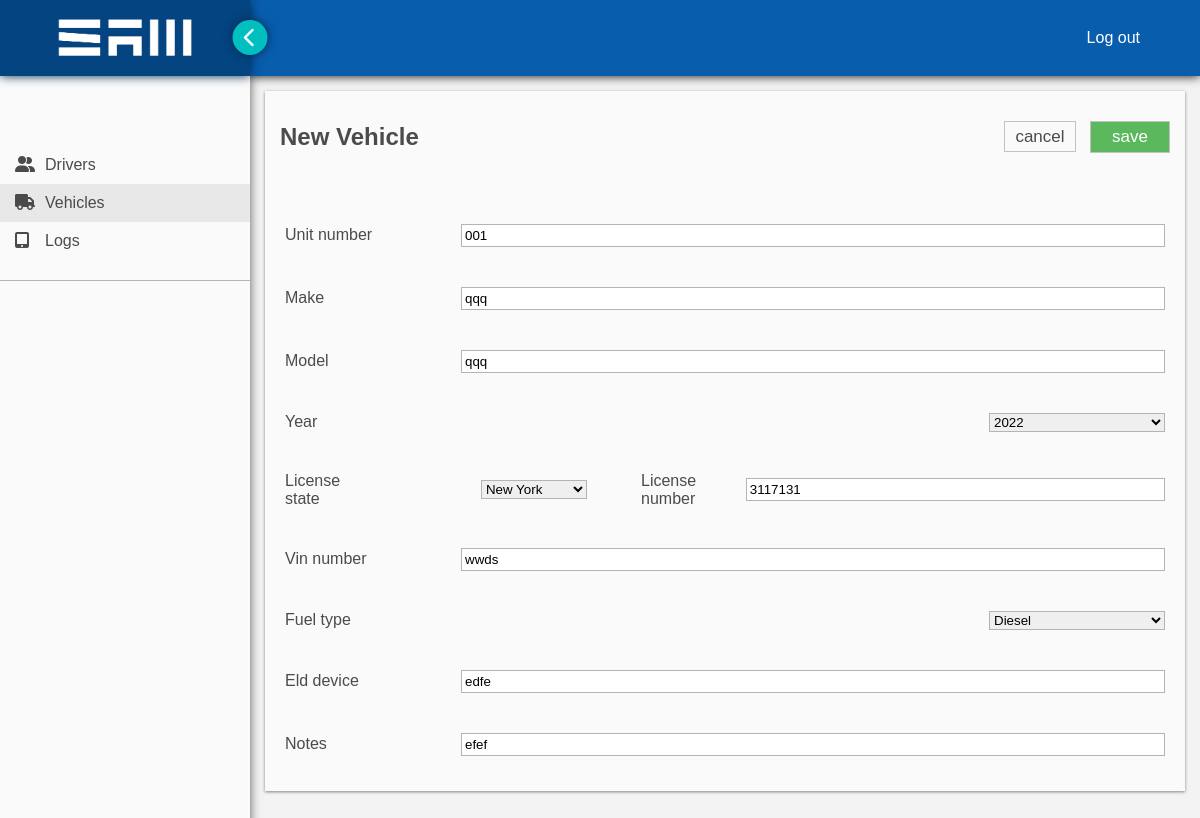
Page /edit-vehicle/1 on the committed database.
### sameld/models.py (models this page shows, shortened)
class Vehicle(models.Model):
    unit_number = models.CharField(max_length=10, unique=True)
    make = models.CharField(max_length=15, blank=True, null=True)
    model = models.CharField(max_length=20, blank=True, null=True)
    year = models.CharField(max_length=2, choices=YEARS, default='22')
    license_state = models.CharField(max_length=2, choices=STATES, default='NY')
    license_number = models.CharField(max_length=20, null=True)
    vin_number = models.CharField(max_length=20, blank=True, null=True)
    fuel_type = models.CharField(max_length=2, choices=FUEL_TYPE, default='di')
    eld_device = models.CharField(max_length=16, blank=True, null=True)
    notes = models.CharField(max_length=255, blank=True, null=True)
    is_active = models.BooleanField(default=1)

### sameld/views.py (the view)
# urls.py: path('edit-vehicle/<int:id>', views.edit_vehicle, name='edit-vehicle'),
def edit_vehicle(request, id):
    vehicle = Vehicle.objects.get(id=id)
    vehicle_form = VehicleForm(instance=vehicle)
    if request.method == 'POST':
        vehicle_form = VehicleForm(request.POST, instance=vehicle)
        if vehicle_form.is_valid():
            vehicle_form.save()
            return redirect('vehicles')
    context = {
        'vehicle_form': vehicle_form,
        'category': 'vehicles',
    }
    return render(request, 'new-vehicle.html', context)

### sameld/forms.py
class VehicleForm(ModelForm):
    class Meta:
        model = Vehicle
        fields = '__all__'

### sameld/templates/new-vehicle.html (shortened to what this page needs)
{% extends 'main.html' %}{% load static %} {% block content %}
<link rel="stylesheet" href="{% static 'styles/new-vehicle.css' %}" />
<div class="container">
  <form action="" method="POST">
    <div class="row">
      <h2>New Vehicle</h2>
      <div class="buttons">
        <a href="{% url 'vehicles'%}">cancel</a>
        <input type="submit" value="save" />
      </div>
    </div>
    <br />
    <br />
    <div class="line"><label for=""> {{vehicle_form.unit_number.label}} </label>{{vehicle_form.unit_number}}</div>
    <div class="line"><label for=""> {{vehicle_form.make.label}} </label>{{vehicle_form.make}}</div>
    <div class="line"><label for=""> {{vehicle_form.model.label}} </label>{{vehicle_form.model}}</div>
    <div class="line"><label for=""> {{vehicle_form.year.label}} </label>{{vehicle_form.year}}</div>
    <div class="joined">
      <div class="line"><label for="">{{vehicle_form.license_state.label}}</label> {{vehicle_form.license_state}}</div>
      <div class="line"><label for="">{{vehicle_form.license_number.label}}</label> {{vehicle_form.license_number}}</div>
    </div>
    <div class="line"><label for="">{{vehicle_form.vin_number.label}}</label> {{vehicle_form.vin_number}}</div>
    <div class="line"><label for="">{{vehicle_form.fuel_type.label}}</label> {{vehicle_form.fuel_type}}</div>
    <div class="line"><label for="">{{vehicle_form.eld_device.label}}</label> {{vehicle_form.eld_device}}</div>
    <div class="line"><label for="">{{vehicle_form.notes.label}}</label> {{vehicle_form.notes}}</div>
  </form>
</div>
{% endblock %}

### static/styles/main.css (style rules this page uses)
* { font-family: sans-serif; margin: 0; padding: 0; box-sizing: border-box; }
:root { --theme-color: #f3f3f3; }
body { background-color: var(--theme-color); color: #4b4b4b; }
a, ul li { transition: 0.3s ease; }
.container { width: calc(100% - 30px); margin: auto; margin-top: 15px; margin-bottom: 50px; background-color: rgb(250, 250, 250); box-shadow: 0px 1px 3px #838383; padding: 15px; }
.row { display: flex; align-items: center; justify-content: space-between; padding: 15px 0px 30px 0px; }

### static/styles/new-vehicle.css (style rules this page uses)
.row { padding-bottom: 15px; }
.row a { font-size: 17px; text-decoration: none; color: #4b4b4b; border: 1px solid rgb(194, 194, 194); padding: 5px 10px; }
.row input { margin-left: 10px; min-width: 80px; background-color: #5cb85c; color: white; font-size: 17px; text-decoration: none; border: 1px solid rgb(194, 194, 194); padding: 5px 10px; }
.line { display: flex; align-items: center; justify-content: space-between; padding: 20px 5px; }
.line label { width: 20%; }
.line select { width: 20%; border: 1px solid rgb(180, 180, 180); }
.line input { width: 80%; padding: 3px; border: 1px solid rgb(180, 180, 180); }
.joined { display: flex; align-items: center; justify-content: space-between; }
.joined .line { width: 60%; }
.joined .line:first-child { width: 35%; }
.joined .line select { width: 35%; }

### rows in the picture
Vehicle: unit_number "001", make "qqq", model "qqq", year "2022", license_state "New York", license_number "3117131", vin_number "wwds", fuel_type "Diesel", eld_device "edfe", notes "efef"

### other values in the picture
{{ vehicle_form.unit_number.label }} "Unit number"
{{ vehicle_form.make.label }} "Make"
{{ vehicle_form.model.label }} "Model"
{{ vehicle_form.year.label }} "Year"
{{ vehicle_form.license_state.label }} "License state"
{{ vehicle_form.license_number.label }} "License number"
{{ vehicle_form.vin_number.label }} "Vin number"
{{ vehicle_form.fuel_type.label }} "Fuel type"
{{ vehicle_form.eld_device.label }} "Eld device"
{{ vehicle_form.notes.label }} "Notes"
